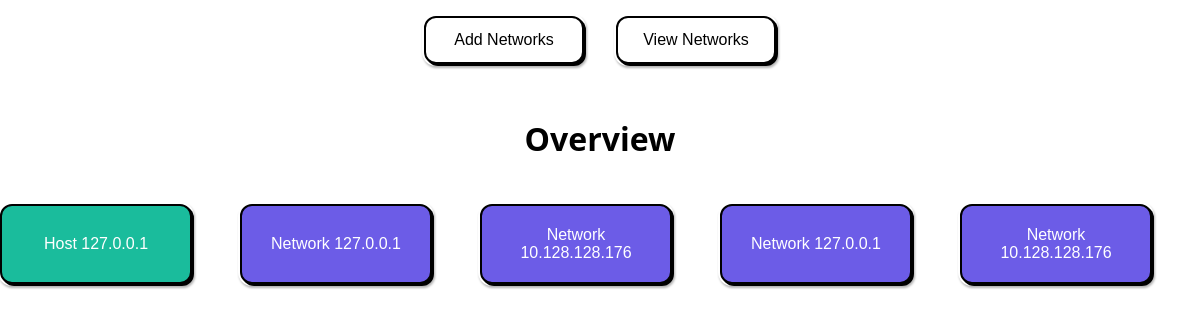
Before: /overview with the older database file.
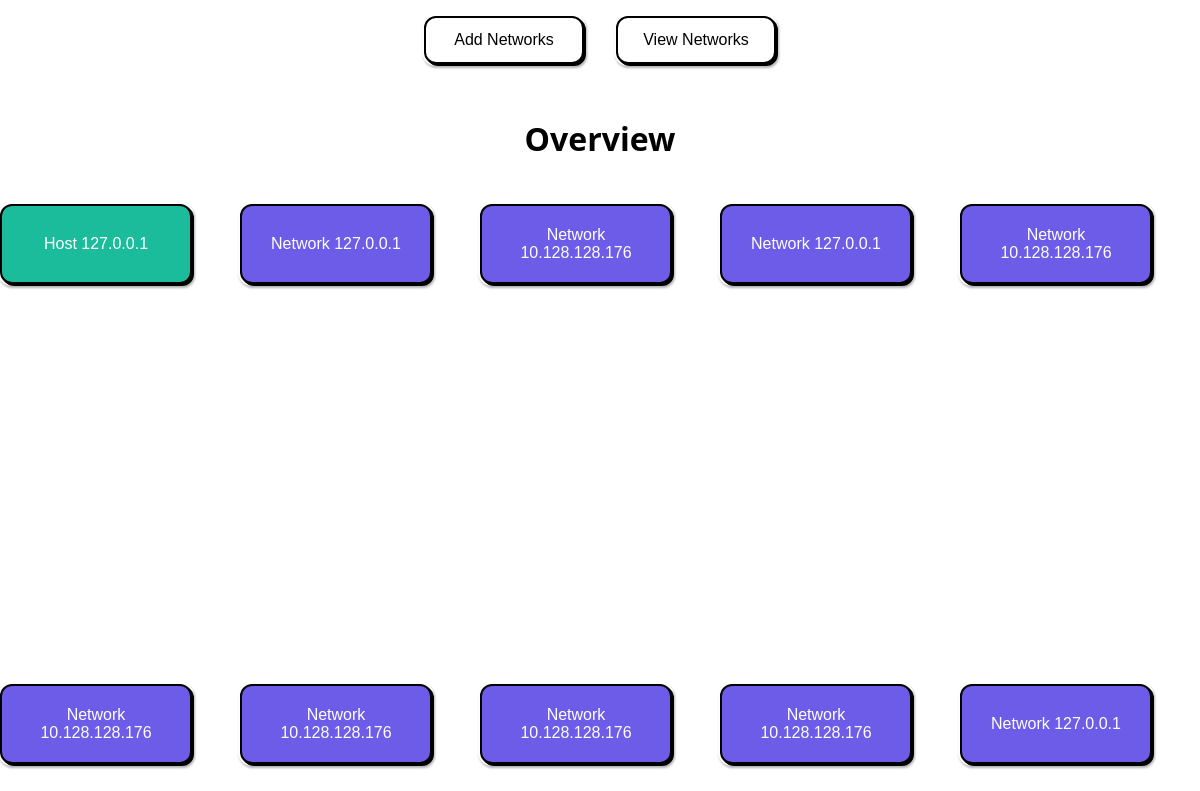
After: the same page with the newer database file.
### app/models/network.py (models this page shows)
class Network(db.Model):
    __tablename__ = 'networks'
    id = db.Column(db.Integer, primary_key=True, nullable=False, index=True)
    ip = db.Column(db.String, nullable=False)
    subnet = db.Column(db.String)
    hosts = db.relationship('Host', back_populates='network',
                            cascade='all, delete-orphan')

### app/routes/network_routes.py (the view)
@network_blueprint.route('/overview')
def overview():
    networks = get_all_networks_formatted()
    print(networks)
    return render_template('overview.html', networks=networks)

### app/repositories/network_repository.py (called while the page is built)
def get_all_networks():
    networks = Network.query.all()
    return networks

### app/services/network_service.py (called while the page is built)
def get_all_networks_formatted():
    networks:list[Network] = get_all_networks()
    network_dicts:list[dict] = []
    for network in networks:
        network_dicts.append({'id': network.id, 'ip':network.ip,
                      'subnet':network.subnet, 'size': len(network.hosts)})
    return network_dicts

### app/templates/overview.html
{% extends 'base.html' %}
{% block head %}
<link rel="stylesheet" href="{{ url_for('static', filename='css/overview.css') }}">
{% endblock %}
{% block body %}
    <div class="center">
        <h1>Overview</h1>
    </div>
    <br>
    <section>
    {% for network in networks %}
    {% if network.size > 0 %}
    <article>
        {% if network.size > 1%}
        <button class="network" onclick="redirect('/network/{{network.id}}')">Network {{network.ip}}</button>
        {% else %}
            <button class="host" onclick="redirect('/host/{{network.id}}')">Host {{network.ip}}</button>
        {% endif %}
    </article>
    {% endif %}
{% endfor %}
</section>
{% endblock %}

Changed rows visible on the page:
added Network: ip "10.128.128.176"
added Network: ip "10.128.128.176"
added Network: ip "10.128.128.176"
added Network: ip "10.128.128.176"
added Network: ip "127.0.0.1"
